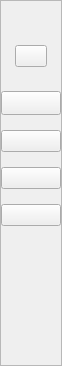
      <widget class="QFrame" name="frame_6">
       <property name="sizePolicy">
        <sizepolicy hsizetype="Maximum" vsizetype="Preferred">
         <horstretch>0</horstretch>
         <verstretch>0</verstretch>
        </sizepolicy>
       </property>
       <property name="minimumSize">
        <size>
         <width>0</width>
         <height>0</height>
        </size>
       </property>
       <property name="maximumSize">
        <size>
         <width>50</width>
         <height>16777215</height>
        </size>
       </property>
       <property name="styleSheet">
        <string notr="true">QFrame {
    background-color: #F9F9F9;
    border: 1px solid #DDDDDD;
    border-radius: 6px;
    padding: 2px;
	padding-top: 0px;
}


QPushButton {
background-color: transparent;
font-family: Roboto;
font-size:10pt;
border: none;
border-radius:3px

}

QPushButton:hover {
background-color:		#D9D9D6
}

QLabel {
font-family: Roboto;
font-size:10pt;

}
QDoubleSpinBox {
    background-color: #FFFFFF;
    border: 2px solid #CCCCCC;
    border-radius: 6px;
    padding: 2px 6px;
    font-size: 14px;
    color: #333333;
}


/* --------- QScrollArea --------- */
QScrollArea {
    background-color: transparent;
    border: none;
}

/* Viewport transparente também */
QScrollArea &gt; QWidget &gt; QWidget {
    background-color: transparent;
}

/* --------- Scrollbars --------- */
QScrollBar:vertical, QScrollBar:horizontal {
    background: rgba(0, 0, 0, 0);  /* Transparente */
    width: 10px;
    height: 10px;
    margin: 2px;
}

QScrollBar::handle:vertical, QScrollBar::handle:horizontal {
    background-color: #c0c0c0;
    border-radius: 5px;
    min-height: 20px;
}

QScrollBar::handle:vertical:hover, QScrollBar::handle:horizontal:hover {
    background-color: #a0a0a0;
}

/* --------- Botões de rolagem --------- */
QScrollBar::sub-line:vertical, QScrollBar::add-line:vertical,
QScrollBar::sub-line:horizontal, QScrollBar::add-line:horizontal {
    background: none;
    border: none;
    width: 12px;
    height: 12px;
}

QScrollBar::sub-line:vertical {
    subcontrol-position: top;
}

QScrollBar::add-line:vertical {
    subcontrol-position: bottom;
}

QScrollBar::sub-line:horizontal {
    subcontrol-position: left;
}

QScrollBar::add-line:horizontal {
    subcontrol-position: right;
}

QScrollBar::up-arrow {
    image: url(:/img/arrow-up.png);
    width: 8px;
    height: 8px;
}


 QScrollBar::down-arrow {
    image: url(:/img/arrow-down-1.png);
    width: 8px;
    height: 8px;
}


/* --------- Canto entre as barras --------- */
QScrollBar::corner {
    background: transparent;
}

</string>
       </property>
       <property name="frameShape">
        <enum>QFrame::Shape::StyledPanel</enum>
       </property>
       <property name="frameShadow">
        <enum>QFrame::Shadow::Raised</enum>
       </property>
       <layout class="QVBoxLayout" name="verticalLayout_5">
        <property name="spacing">
         <number>15</number>
        </property>
        <property name="leftMargin">
         <number>0</number>
        </property>
        <property name="topMargin">
         <number>3</number>
        </property>
        <property name="rightMargin">
         <number>0</number>
        </property>
        <item>
         <layout class="QHBoxLayout" name="horizontalLayout_9">
          <item>
           <widget class="QPushButton" name="abrir_layout_3">
            <property name="toolTip">
             <string>Abrir Barra Lateral</string>
            </property>
            <property name="styleSheet">
             <string notr="true">QPushButton {
background-color: transparent;
font-family: Roboto;
font-size:10pt;
border: none;
border-radius:2px

}

</string>
            </property>
            <property name="text">
             <string/>
            </property>
            <property name="icon">
             <iconset resource="../img/img.qrc">
              <normaloff>:/img/janelinha.png</normaloff>:/img/janelinha.png</iconset>
            </property>
            <property name="iconSize">
             <size>
              <width>26</width>
              <height>26</height>
             </size>
            </property>
           </widget>
          </item>
         </layout>
        </item>
        <item>
         <widget class="QFrame" name="frame_7">
          <property name="styleSheet">
           <string notr="true">QFrame {
background-color:transparent;
border:none

}</string>
          </property>
          <property name="frameShape">
           <enum>QFrame::Shape::StyledPanel</enum>
          </property>
          <property name="frameShadow">
           <enum>QFrame::Shadow::Raised</enum>
          </property>
          <layout class="QHBoxLayout" name="horizontalLayout_11">
           <property name="spacing">
            <number>0</number>
           </property>
           <property name="leftMargin">
            <number>0</number>
           </property>
           <property name="rightMargin">
            <number>0</number>
           </property>
           <item>
            <widget class="QPushButton" name="pesquisar_3">
             <property name="maximumSize">
              <size>
               <width>32</width>
               <height>25</height>
              </size>
             </property>
             <property name="styleSheet">
              <string notr="true"/>
             </property>
             <property name="text">
              <string/>
             </property>
             <property name="icon">
              <iconset resource="../img/img.qrc">
               <normaloff>:/img/search.png</normaloff>:/img/search.png</iconset>
             </property>
             <property name="iconSize">
              <size>
               <width>28</width>
               <height>28</height>
              </size>
             </property>
            </widget>
           </item>
          </layout>
         </widget>
        </item>
        <item>
         <widget class="QPushButton" name="projeto">
          <property name="styleSheet">
           <string notr="true">QPushButton {
padding-top:8px;
}</string>
          </property>
          <property name="text">
           <string/>
          </property>
          <property name="icon">
           <iconset resource="../img/img.qrc">
            <normaloff>:/img/projecto.png</normaloff>:/img/projecto.png</iconset>
          </property>
          <property name="iconSize">
           <size>
            <width>24</width>
            <height>24</height>
           </size>
          </property>
         </widget>
        </item>
        <item>
         <widget class="QPushButton" name="exportar_2">
          <property name="styleSheet">
           <string notr="true">QPushButton {
padding-top:6px;
}</string>
          </property>
          <property name="text">
           <string/>
          </property>
          <property name="icon">
           <iconset resource="../img/img.qrc">
            <normaloff>:/img/exportar.png</normaloff>:/img/exportar.png</iconset>
          </property>
          <property name="iconSize">
           <size>
            <width>24</width>
            <height>24</height>
           </size>
          </property>
         </widget>
        </item>
        <item>
         <widget class="QPushButton" name="relatorio_3">
          <property name="text">
           <string/>
          </property>
          <property name="icon">
           <iconset resource="../img/img.qrc">
            <normaloff>:/img/relatorio.png</normaloff>:/img/relatorio.png</iconset>
          </property>
          <property name="iconSize">
           <size>
            <width>24</width>
            <height>24</height>
           </size>
          </property>
         </widget>
        </item>
        <item>
         <widget class="QPushButton" name="grafico_icon">
          <property name="text">
           <string/>
          </property>
          <property name="icon">
           <iconset resource="../img/img.qrc">
            <normaloff>:/img/grafico.png</normaloff>:/img/grafico.png</iconset>
          </property>
          <property name="iconSize">
           <size>
            <width>24</width>
            <height>24</height>
           </size>
          </property>
         </widget>
        </item>
        <item>
         <spacer name="verticalSpacer_2">
          <property name="orientation">
           <enum>Qt::Orientation::Vertical</enum>
          </property>
          <property name="sizeHint" stdset="0">
           <size>
            <width>20</width>
            <height>40</height>
           </size>
          </property>
         </spacer>
        </item>
        <item>
         <widget class="QPushButton" name="configuracoes_2">
          <property name="sizePolicy">
           <sizepolicy hsizetype="Preferred" vsizetype="Preferred">
            <horstretch>0</horstretch>
            <verstretch>0</verstretch>
           </sizepolicy>
          </property>
          <property name="minimumSize">
           <size>
            <width>0</width>
            <height>25</height>
           </size>
          </property>
          <property name="styleSheet">
           <string notr="true">QPushButton {
text-align: left;
padding: 8px 2px;
}

QPushButton {
    background-color: transparent;
    color: #000000;
    border: none;
    border-radius: 3px;
    padding: 6px 12px;
    font-size: 14px;
    font-family: Roboto;
	text-align: left;
}

QPushButton:hover {
    background-color: #e0e0e0;
    border: 1px solid #e0e0e0;
}

QPushButton:pressed {
    background-color: #d0d0d0;
    border: 1px solid #888888;
}
</string>
          </property>
          <property name="text">
           <string/>
          </property>
          <property name="icon">
           <iconset resource="../img/img.qrc">
            <normaloff>:/img/settings_67dp_999999_FILL1_wght400_GRAD0_opsz48.png</normaloff>:/img/settings_67dp_999999_FILL1_wght400_GRAD0_opsz48.png</iconset>
          </property>
          <property name="iconSize">
           <size>
            <width>20</width>
            <height>20</height>
           </size>
          </property>
         </widget>
        </item>
        <item>
         <widget class="QPushButton" name="sair_3">
          <property name="sizePolicy">
           <sizepolicy hsizetype="Preferred" vsizetype="Preferred">
            <horstretch>0</horstretch>
            <verstretch>0</verstretch>
           </sizepolicy>
          </property>
          <property name="minimumSize">
           <size>
            <width>0</width>
            <height>25</height>
           </size>
          </property>
          <property name="styleSheet">
           <string notr="true">QPushButton {
text-align: left;
padding: 8px 2px;
}

QPushButton {
    background-color: transparent;
    color: #000000;
    border: none;
    border-radius: 3px;
    padding: 6px 12px;
    font-size: 14px;
    font-family: Roboto;
	text-align: left;
}

QPushButton:hover {
    background-color: #e0e0e0;
    border: 1px solid #e0e0e0;
}

QPushButton:pressed {
    background-color: #d0d0d0;
    border: 1px solid #888888;
}
</string>
          </property>
          <property name="text">
           <string/>
          </property>
          <property name="icon">
           <iconset resource="../img/img.qrc">
            <normaloff>:/img/sair.png</normaloff>:/img/sair.png</iconset>
          </property>
          <property name="iconSize">
           <size>
            <width>20</width>
            <height>20</height>
           </size>
          </property>
         </widget>
        </item>
       </layout>
      </widget>
